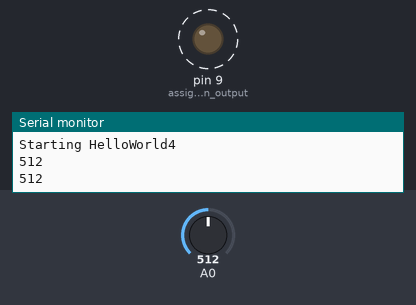
The sketch below on a simulated Arduino Uno, built with avr-gcc and run on an emulated ATmega328P. Shown: output pins drawn as LEDs (lit = HIGH), the last lines printed to the serial monitor. Dashed ring = blinking. Inputs (shaded band) come from the test bench; at power-on: A0 = 512.

Above: at 1.8 s.
1.9 s: A0 set to 306
At 2.2 s:
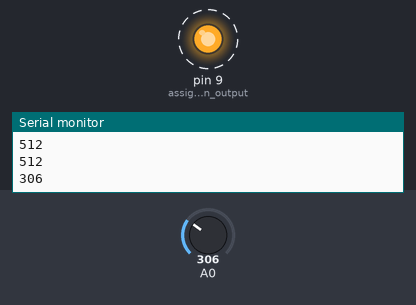
5.4 s: A0 set to 122
At 5.56 s:
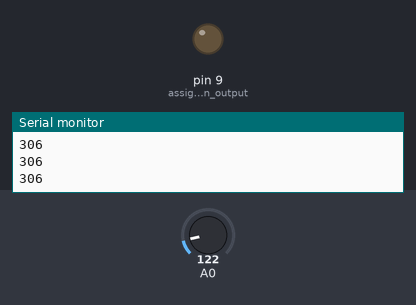
Timing chart, 0 to 14.9 s (numbered marks = the images above; inputs shaded):
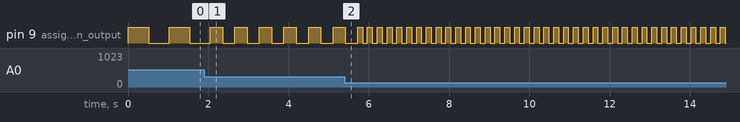

The sketch:

HelloWorld4.ino
```cpp
// Hello World4
// This program flashes an LED for a duration specified via analog input
// connect pin 9 of microcontroller to anode of LED
// connect cathode of LED to a 1000 ohm resistor
// connect the other end of the 1000 ohm resistor to ground
// connect one of the outside legs of the potentiometer to +5V
// connect the other outside leg of the potentiometer to ground
// connect the center leg of the potentiometer to the Analog input 0
// display the analog value on the serial monitor
// This example is intended to be as simple as possible in order to illustrate the fundamentals
// it may be refined as desired.

int iAnalogValue = 0;             // declare an integer variable to hold the analog value

void setup() {
  // put your setup code here, to run once:
  pinMode(9,OUTPUT);              // assign pin 9 as an output
  Serial.begin(9600);             // setup the serial port for communication to the monitor
  Serial.println("Starting HelloWorld4");
}

void loop() {
  // put your main code here, to run repeatedly:

  iAnalogValue = analogRead(0);   // read analog value from analog input zero
                                  // and store it in the variable iAnalogValue
                                  // analog values will range between 0 and 1023

  Serial.println(iAnalogValue);   // display analog value to serial monitor

  // turn LED on
  digitalWrite(9, HIGH);          // set output high. This will turn LED on
  delay(iAnalogValue);            // wait for duration specified by analog input

  // turn LED
  digitalWrite(9, LOW);           // set output low. This will turn LED off
  delay(iAnalogValue);            // wait for duration specified by analog input

}
```

Measured:
- after the input at 1.9 s, pin 9 (assign_pin_9_as_an_output): alternates HIGH for 0.31 s and LOW for 0.31 s, starting after 0.46 s
- by itself, pin 9 (assign_pin_9_as_an_output): alternates HIGH for 0.51 s and LOW for 0.51 s
